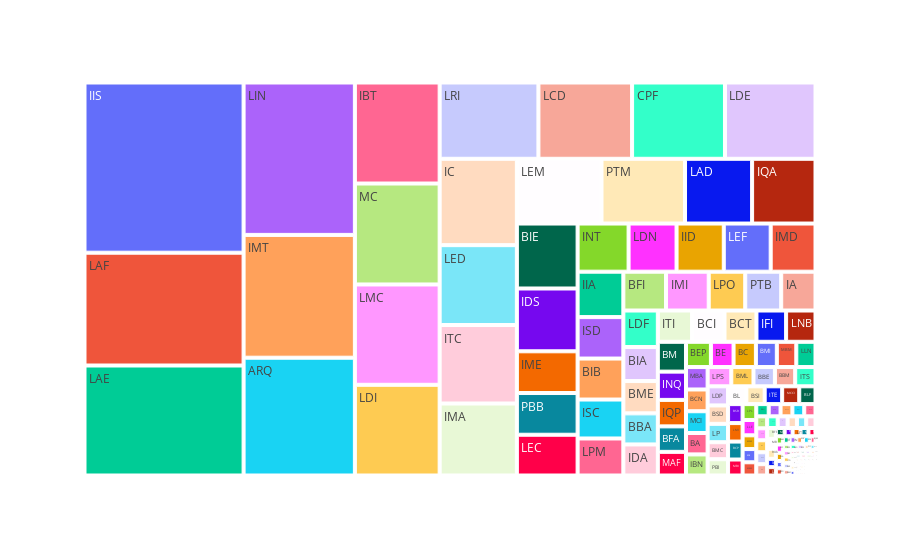

Notebook cell for this chart:
### Code cell
prueba=df['Carrera'].value_counts()
fig = px.treemap(df, path=['Carrera'], values='Estatusconteo',
    color_continuous_scale='Reds',
    )
fig.show()

### Figure 1 — Plotly figure (JSON) as saved in the notebook; plotly's stock layout.template omitted (floating-point values rounded to 4 significant figures; data arrays with more than 128 entries replaced by an {"elided": "..."} marker saying what was removed)
{"data": [{"branchvalues": "total", "domain": {"x": [0, 1], "y": [0, 1]}, "hovertemplate": "labels=%{label}<br>Estatusconteo=%{value}<br>parent=%{parent}<br>id=%{id}<extra></extra>", "ids": {"elided": "189 str values"}, "labels": {"elided": "189 str values"}, "name": "", "parents": {"elided": "189 str values"}, "type": "treemap", "values": {"elided": "189 int values"}}], "layout": {"legend": {"tracegroupgap": 0}, "margin": {"t": 60}}}
